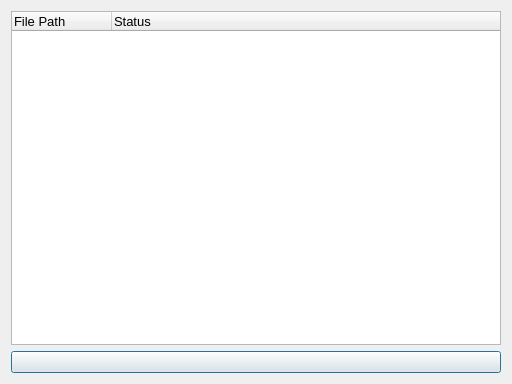
<?xml version="1.0" encoding="UTF-8"?>
<ui version="4.0">
 <class>TP_ReplayGainScanProgress</class>
 <widget class="QDialog" name="TP_ReplayGainScanProgress">
  <property name="geometry">
   <rect>
    <x>0</x>
    <y>0</y>
    <width>512</width>
    <height>384</height>
   </rect>
  </property>
  <property name="windowTitle">
   <string>Dialog</string>
  </property>
  <layout class="QVBoxLayout" name="verticalLayout">
   <item>
    <widget class="QTableWidget" name="tableWidget">
     <attribute name="horizontalHeaderStretchLastSection">
      <bool>true</bool>
     </attribute>
     <attribute name="verticalHeaderVisible">
      <bool>false</bool>
     </attribute>
     <column>
      <property name="text">
       <string>File Path</string>
      </property>
      <property name="font">
       <font>
        <pointsize>10</pointsize>
       </font>
      </property>
      <property name="textAlignment">
       <set>AlignLeading|AlignVCenter</set>
      </property>
     </column>
     <column>
      <property name="text">
       <string>Status</string>
      </property>
      <property name="font">
       <font>
        <pointsize>10</pointsize>
       </font>
      </property>
      <property name="textAlignment">
       <set>AlignLeading|AlignVCenter</set>
      </property>
     </column>
    </widget>
   </item>
   <item>
    <widget class="QPushButton" name="pushButton"/>
   </item>
  </layout>
 </widget>
 <resources/>
 <connections/>
</ui>
